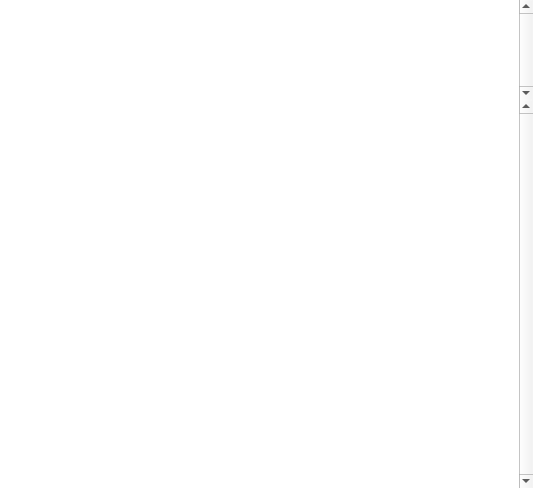
<?xml version="1.0" encoding="UTF-8"?>
<ui version="4.0">
 <class>SQLTableForm</class>
 <widget class="QWidget" name="SQLTableForm">
  <property name="geometry">
   <rect>
    <x>0</x>
    <y>0</y>
    <width>533</width>
    <height>488</height>
   </rect>
  </property>
  <property name="windowTitle">
   <string>Form</string>
  </property>
  <layout class="QGridLayout" name="gridLayout">
   <property name="leftMargin">
    <number>0</number>
   </property>
   <property name="topMargin">
    <number>0</number>
   </property>
   <property name="rightMargin">
    <number>0</number>
   </property>
   <property name="bottomMargin">
    <number>0</number>
   </property>
   <property name="spacing">
    <number>0</number>
   </property>
   <item row="0" column="0">
    <widget class="QTableWidget" name="headerTableWidget">
     <property name="maximumSize">
      <size>
       <width>16777215</width>
       <height>100</height>
      </size>
     </property>
     <property name="frameShape">
      <enum>QFrame::Shape::NoFrame</enum>
     </property>
     <property name="frameShadow">
      <enum>QFrame::Shadow::Raised</enum>
     </property>
     <property name="verticalScrollBarPolicy">
      <enum>Qt::ScrollBarPolicy::ScrollBarAlwaysOn</enum>
     </property>
     <property name="horizontalScrollBarPolicy">
      <enum>Qt::ScrollBarPolicy::ScrollBarAlwaysOff</enum>
     </property>
     <property name="sortingEnabled">
      <bool>true</bool>
     </property>
     <attribute name="horizontalHeaderStretchLastSection">
      <bool>true</bool>
     </attribute>
     <attribute name="verticalHeaderMinimumSectionSize">
      <number>25</number>
     </attribute>
     <attribute name="verticalHeaderDefaultSectionSize">
      <number>25</number>
     </attribute>
    </widget>
   </item>
   <item row="1" column="0">
    <widget class="QTableView" name="sqlTableView">
     <property name="contextMenuPolicy">
      <enum>Qt::ContextMenuPolicy::ActionsContextMenu</enum>
     </property>
     <property name="frameShape">
      <enum>QFrame::Shape::NoFrame</enum>
     </property>
     <property name="verticalScrollBarPolicy">
      <enum>Qt::ScrollBarPolicy::ScrollBarAlwaysOn</enum>
     </property>
     <property name="selectionMode">
      <enum>QAbstractItemView::SelectionMode::ExtendedSelection</enum>
     </property>
     <property name="selectionBehavior">
      <enum>QAbstractItemView::SelectionBehavior::SelectRows</enum>
     </property>
    </widget>
   </item>
  </layout>
 </widget>
 <resources/>
 <connections/>
</ui>
